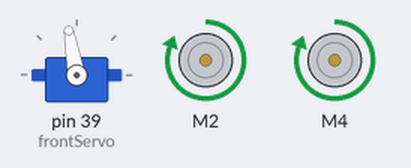
The sketch below on a simulated Arduino Mega 2560, built with avr-gcc and run on an emulated ATmega2560. On the bench: servo, 2 × DC motor (green arrow = forward, orange = backward, longer = faster).

Above: at 0.1 s.
Timing chart, 0 to 1.6 s (numbered marks = the images above):
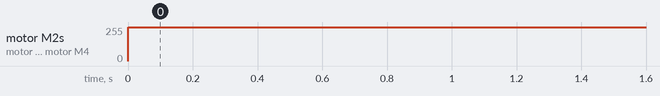

The sketch:

oneMotor.ino
```cpp
#include <AFMotor.h>
#include <Servo.h>

AF_DCMotor leftMotor(2); // change the numbers here to "connect" to different motors (labeled on the motor shield)
AF_DCMotor rightMotor(4);

Servo frontServo;
byte frontPos = 100;

void setup()
{
  frontServo.attach(39);
  frontServo.write(frontPos);

  leftMotor.setSpeed(255); // change these numbers to get varying speed, max is 255
  rightMotor.setSpeed(255);

  leftMotor.run(RELEASE); // RELEASE is to brake/stop, don't change these ones
  rightMotor.run(RELEASE);
}

void  loop()
{
  leftMotor.run(FORWARD); // change these to change from forward/back, left/right
  rightMotor.run(FORWARD);
}
```

Measured:
- by itself, motor M2, motor M4: stopped → forward 255/255 at 0.00 s
